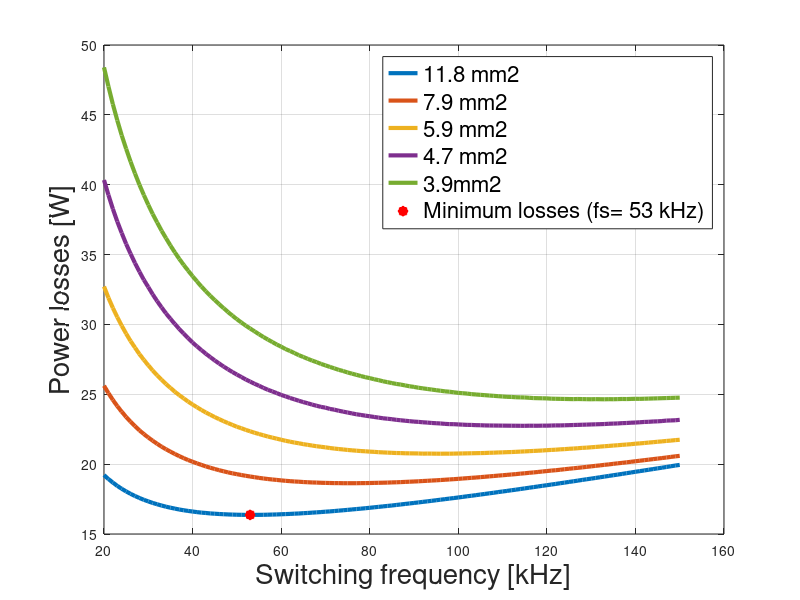

The MATLAB source for this figure:
## --------------------------
# Script used to find the optimal switching frequency.
# It takes inputted values from the inductor design algorithm. It also calculated the mosfet and diode losses.
# The average losses (inductor + mosfet + diode) for the range 20%-70% operation are plotted to find the switching combination
# of frequency and cable size in the inductor in which minimises the losses. 
# ---------------------------

%% Common constans
Vd=230*0.9;
V0=385;

D=1-(Vd/V0); %Duty cycle
I_D_avg_10=10; %average load current
I_D_avg_7=7; %average load current
I_D_avg_6=6; %average load current
I_D_avg_5=5; %average load current
I_D_avg_4=4; %average load current
I_D_avg_3=3; %average load current
I_D_avg_2=2; %average load current

total_mos_diode_losses_10=zeros(131,1);
total_s_loss_mos_di_10=zeros(131,1);

total_mos_diode_losses_7=zeros(131,1);
total_s_loss_mos_di_7=zeros(131,1);

total_mos_diode_losses_6=zeros(131,1);
total_s_loss_mos_di_6=zeros(131,1);

total_mos_diode_losses_5=zeros(131,1);
total_s_loss_mos_di_5=zeros(131,1);

total_mos_diode_losses_4=zeros(131,1);
total_s_loss_mos_di_4=zeros(131,1);

total_mos_diode_losses_3=zeros(131,1);
total_s_loss_mos_di_3=zeros(131,1);

total_mos_diode_losses_2=zeros(131,1);
total_s_loss_mos_di_2=zeros(131,1);

counter=1;

 %For 10A 
 E_sl_mosfet_sic_10=62.742+61.219;
 E_sl_diode_sic_10=-6.531+7.4021;
 
 %For 7A 
 E_sl_mosfet_sic_7=33.668+43.59;
 E_sl_diode_sic_7=-7.3708+7.7226;
 
 %For 6A 
 E_sl_mosfet_sic_6=25.42+36.48;
 E_sl_diode_sic_6=-7.3893+7.7711;
 
 %For 5A 
 E_sl_mosfet_sic_5=19.203+31.37;
 E_sl_diode_sic_5=-7.4823+7.8823;
 
 %For 4A 
 E_sl_mosfet_sic_4=14.94+27.418;
 E_sl_diode_sic_4=-7.6926+7.8167;
 
 %For 3A 
 E_sl_mosfet_sic_3=12.345+22.843;
 E_sl_diode_sic_3=-7.7165+8.0197;
 
 %For 2A 
 E_sl_mosfet_sic_2=11.48+19.36;
 E_sl_diode_sic_2=-7.88+7.9;


 frequencies=20000:1000:150000;
 
for fs=20000:1000:150000
    disp('----------------------------------------------------------')
    disp(fs)
    %switching losses P_sl_mos_diode (I= 10 Ampere)

    P_sl_mosfet_sic_10=E_sl_mosfet_sic_10*10^(-6)*fs;
    P_sl_diode_sic_10=E_sl_diode_sic_10*10^(-6)*fs; 
    
    P_sl_mosfet_sic_7=E_sl_mosfet_sic_7*10^(-6)*fs;
    P_sl_diode_sic_7=E_sl_diode_sic_7*10^(-6)*fs;
    
    P_sl_mosfet_sic_6=E_sl_mosfet_sic_6*10^(-6)*fs;
    P_sl_diode_sic_6=E_sl_diode_sic_6*10^(-6)*fs;
    
    P_sl_mosfet_sic_5=E_sl_mosfet_sic_5*10^(-6)*fs;
    P_sl_diode_sic_5=E_sl_diode_sic_5*10^(-6)*fs;
    
    P_sl_mosfet_sic_4=E_sl_mosfet_sic_4*10^(-6)*fs;
    P_sl_diode_sic_4=E_sl_diode_sic_4*10^(-6)*fs;
    
    P_sl_mosfet_sic_3=E_sl_mosfet_sic_3*10^(-6)*fs;
    P_sl_diode_sic_3=E_sl_diode_sic_3*10^(-6)*fs;
    
    P_sl_mosfet_sic_2=E_sl_mosfet_sic_2*10^(-6)*fs;
    P_sl_diode_sic_2=E_sl_diode_sic_2*10^(-6)*fs;
    

    %%Mosfet Sic
    r_mosfet_sic=0.0875673907; %Sic 
    
    %10A
    I_L_avg_10=(I_D_avg_10*0.81)/(1-D);
    I_L_rms_10=I_L_avg_10/0.9;
    I_mos_rms_10=I_L_rms_10*sqrt(1-(1-D)*(1/0.81));
    P_on_mos_sic_10=I_mos_rms_10^2*r_mosfet_sic;
    
    %7A
    I_L_avg_7=(I_D_avg_7*0.81)/(1-D);
    I_L_rms_7=I_L_avg_7/0.9;
    I_mos_rms_7=I_L_rms_7*sqrt(1-(1-D)*(1/0.81));
    P_on_mos_sic_7=I_mos_rms_7^2*r_mosfet_sic;
    
    %6A
    I_L_avg_6=(I_D_avg_6*0.81)/(1-D);
    I_L_rms_6=I_L_avg_6/0.9;
    I_mos_rms_6=I_L_rms_6*sqrt(1-(1-D)*(1/0.81));
    P_on_mos_sic_6=I_mos_rms_6^2*r_mosfet_sic;
    
    %5A
    I_L_avg_5=(I_D_avg_5*0.81)/(1-D);
    I_L_rms_5=I_L_avg_5/0.9;
    I_mos_rms_5=I_L_rms_5*sqrt(1-(1-D)*(1/0.81));
    P_on_mos_sic_5=I_mos_rms_5^2*r_mosfet_sic;
    
    %4A
    I_L_avg_4=(I_D_avg_4*0.81)/(1-D);
    I_L_rms_4=I_L_avg_4/0.9;
    I_mos_rms_4=I_L_rms_4*sqrt(1-(1-D)*(1/0.81));
    P_on_mos_sic_4=I_mos_rms_4^2*r_mosfet_sic;
    
    %3A
    I_L_avg_3=(I_D_avg_3*0.81)/(1-D);
    I_L_rms_3=I_L_avg_3/0.9;
    I_mos_rms_3=I_L_rms_3*sqrt(1-(1-D)*(1/0.81));
    P_on_mos_sic_3=I_mos_rms_3^2*r_mosfet_sic;
    
    %2A
    I_L_avg_2=(I_D_avg_2*0.81)/(1-D);
    I_L_rms_2=I_L_avg_2/0.9;
    I_mos_rms_2=I_L_rms_2*sqrt(1-(1-D)*(1/0.81));
    P_on_mos_sic_2=I_mos_rms_2^2*r_mosfet_sic;
    

    %%Diode Sic
    r_on_diode_sic=0.03585; %Si
    V_f_sic=0.8081; %Si
    
    %10A
    I_D_rms_10=I_L_rms_10*sqrt((1-D)*(1/0.81));
    P_on_diode_sic_10=V_f_sic*I_D_avg_10+r_on_diode_sic*I_D_rms_10^2;
   
    %7A
    I_D_rms_7=I_L_rms_7*sqrt((1-D)*(1/0.81));
    P_on_diode_sic_7=V_f_sic*I_D_avg_7+r_on_diode_sic*I_D_rms_7^2;
    
    %4A
    I_D_rms_4=I_L_rms_4*sqrt((1-D)*(1/0.81));
    P_on_diode_sic_4=V_f_sic*I_D_avg_4+r_on_diode_sic*I_D_rms_4^2;
   
    %2A
    I_D_rms_2=I_L_rms_2*sqrt((1-D)*(1/0.81));
    P_on_diode_sic_2=V_f_sic*I_D_avg_2+r_on_diode_sic*I_D_rms_2^2;
    
    %3A
    I_D_rms_3=I_L_rms_3*sqrt((1-D)*(1/0.81));
    P_on_diode_sic_3=V_f_sic*I_D_avg_3+r_on_diode_sic*I_D_rms_3^2;
    
    %5A
    I_D_rms_5=I_L_rms_5*sqrt((1-D)*(1/0.81));
    P_on_diode_sic_5=V_f_sic*I_D_avg_5+r_on_diode_sic*I_D_rms_5^2;
    
    %6A
    I_D_rms_6=I_L_rms_6*sqrt((1-D)*(1/0.81));
    P_on_diode_sic_6=V_f_sic*I_D_avg_6+r_on_diode_sic*I_D_rms_6^2;

    p_tot_mosfet_10=P_sl_mosfet_sic_10+P_on_mos_sic_10;
    p_tot_mosfet_7=P_sl_mosfet_sic_7+P_on_mos_sic_7;
    p_tot_mosfet_4=P_sl_mosfet_sic_4+P_on_mos_sic_4;
    p_tot_mosfet_2=P_sl_mosfet_sic_2+P_on_mos_sic_2;
    p_tot_mosfet_3=P_sl_mosfet_sic_3+P_on_mos_sic_3;
    p_tot_mosfet_5=P_sl_mosfet_sic_5+P_on_mos_sic_5;
    p_tot_mosfet_6=P_sl_mosfet_sic_6+P_on_mos_sic_6;

    p_tot_diode_10=P_sl_diode_sic_10+P_on_diode_sic_10;
    p_tot_diode_7=P_sl_diode_sic_7+P_on_diode_sic_7;
    p_tot_diode_4=P_sl_diode_sic_4+P_on_diode_sic_4;
    p_tot_diode_2=P_sl_diode_sic_2+P_on_diode_sic_2;
    p_tot_diode_3=P_sl_diode_sic_3+P_on_diode_sic_3;
    p_tot_diode_5=P_sl_diode_sic_5+P_on_diode_sic_5;
    p_tot_diode_6=P_sl_diode_sic_6+P_on_diode_sic_6;


    p_tot_sic_sic_10=p_tot_mosfet_10+p_tot_diode_10;
    p_tot_sic_sic_7=p_tot_mosfet_7+p_tot_diode_7;
    p_tot_sic_sic_4=p_tot_mosfet_4+p_tot_diode_4;
    p_tot_sic_sic_2=p_tot_mosfet_2+p_tot_diode_2;
    p_tot_sic_sic_3=p_tot_mosfet_3+p_tot_diode_3;
    p_tot_sic_sic_5=p_tot_mosfet_5+p_tot_diode_5;
    p_tot_sic_sic_6=p_tot_mosfet_6+p_tot_diode_6;
  
    
    total_s_loss_mos_di_10(counter)=P_sl_diode_sic_10+P_sl_mosfet_sic_10;
    total_mos_diode_losses_10(counter)=p_tot_sic_sic_10; 
    
    total_s_loss_mos_di_7(counter)=P_sl_diode_sic_7+P_sl_mosfet_sic_7;
    total_mos_diode_losses_7(counter)=p_tot_sic_sic_7; 
    
    total_s_loss_mos_di_4(counter)=P_sl_diode_sic_4+P_sl_mosfet_sic_4;
    total_mos_diode_losses_4(counter)=p_tot_sic_sic_4; 
    
    total_s_loss_mos_di_2(counter)=P_sl_diode_sic_2+P_sl_mosfet_sic_2;
    total_mos_diode_losses_2(counter)=p_tot_sic_sic_2; 
    
    total_s_loss_mos_di_3(counter)=P_sl_diode_sic_3+P_sl_mosfet_sic_3;
    total_mos_diode_losses_3(counter)=p_tot_sic_sic_3; 
    
    total_s_loss_mos_di_5(counter)=P_sl_diode_sic_5+P_sl_mosfet_sic_5;
    total_mos_diode_losses_5(counter)=p_tot_sic_sic_5; 
    
    total_s_loss_mos_di_6(counter)=P_sl_diode_sic_6+P_sl_mosfet_sic_6;
    total_mos_diode_losses_6(counter)=p_tot_sic_sic_6; 
    
    
    counter=counter+1; 
end

%---------------------------------------------------------------------------------------%
%Inductor losses (imported from inductor design) for 2A to 7A load current. Losses are core losses + winding losses
total_inductor_losses_Jrms2=[66.75789836097397, 64.75368933700379, 62.93542270508557, 61.22061191767614, 59.67842443968341, 58.22977428637061, 56.90691679884769, 55.6702179117663, 54.51685215469364, 53.44419805621341, 52.44983195633406, 51.49784185622926, 50.62047410584931, 49.78271192429821, 48.98359831300887, 48.2547440806856, 47.56227780393582, 46.873385506151045, 46.25165395660117, 45.66413282245215, 45.11019096186192, 44.55798665890908, 44.03856551398603, 43.582301476503176, 43.095943231005066, 42.67178113914498, 42.247982825440396, 41.854897677360896, 41.461897692962225, 41.099100578706945, 40.73614053446144, 40.402927013520625, 40.06933118334766, 39.76507793246082, 39.48990477089841, 39.184412508335015, 38.90783441199609, 38.6599439731384, 38.41117262997907, 38.16151925663688, 37.94023668520987, 37.7179570453476, 37.49468026126931, 37.29951757541749, 37.07419688197043, 36.905929100718765, 36.707505128883966, 36.53695707265535, 36.365255854032796, 36.19240270112648, 36.04728384192621, 35.87210182218363, 35.72460941907633, 35.60475379767716, 35.454857385485866, 35.3325758360261, 35.2090798819061, 35.08437068468633, 34.95845005339447, 34.83132042269696, 34.731760108092246, 34.63098938444913, 34.52900934195902, 34.42582158792728, 34.321428230448994, 34.21583186268202, 34.13783574505294, 34.0586554029223, 33.97829186982216, 33.89674658175369, 33.814021365373776, 33.730118426585406, 33.67392846644714, 33.58768681098038, 33.52919635754624, 33.46956986141013, 33.40880851112517, 33.34691379329501, 33.28388748453455, 33.21973164368295, 33.1544486042574, 33.117125091727175, 33.07873170043126, 33.01011673152037, 32.969552690113446, 32.92792202808692, 32.88522601485721, 32.8414661318515, 32.7966440673093, 32.7800995073785, 32.7331870461896, 32.68521784371453, 32.665631697957515, 32.61558228430826, 32.59398895737476, 32.57141507026685, 32.54786146773257, 32.52332914737431, 32.49781925625168, 32.47133308757297, 32.443872077472044, 32.41543780186758, 32.38603197340177, 32.38553238895964, 32.35422462808555, 32.3519152248328, 32.318711037929624, 32.31459508406039, 32.309603048147466, 32.303735444969746, 32.26678997194736, 32.259123734531464, 32.250584725386176, 32.24117386664901, 32.23089217662016, 32.219740767882676, 32.20772084546555, 32.194833705047984, 32.21166142038305, 32.19708839844902, 32.212340077478125, 32.19608484589768, 32.17896885769328, 32.191828995924624, 32.17303812440972, 32.18432801923462, 32.16386749225386, 32.17359026450467, 32.182560150184415, 32.19077757926843, 32.167033118369936];

total_inductor_losses_Jrms3=[105.12184462184109, 101.63966599104636, 98.4277754336386, 95.47321600508128, 92.7640442705066, 90.22740701869108, 87.85627430884911, 85.64406568592119, 83.58463478342085, 81.67225513635213, 79.90160713069227, 78.21115964406863, 76.5984572430014, 75.0611573040602, 73.6515564636943, 72.3117593285283, 71.03982941323432, 69.78113181531596, 68.64004270030404, 67.50981245463299, 66.49287008425375, 65.48467470384155, 64.53553063043157, 63.59411635415205, 62.7099016028288, 61.881613329984155, 61.05928091046175, 60.29126739579621, 59.52840057247455, 58.81836549894163, 58.16014635908644, 57.505672051262714, 56.854918995979034, 56.25439520390583, 55.65697076682471, 55.0626274837686, 54.5170717404221, 53.9740357644784, 53.47874977485709, 52.98547744285757, 52.494206652782474, 52.004926439440204, 51.56198769382712, 51.1205904937535, 50.724707115511194, 50.28616478476877, 49.892740191730375, 49.50044530429467, 49.152541907648825, 48.762309146119335, 48.416123814836055, 48.070712486837316, 47.72607044902193, 47.424688837191475, 47.081417824036905, 46.78111361744918, 46.4812772351908, 46.1819054325122, 45.924834041851305, 45.62625087500443, 45.36972306228084, 45.11340917795282, 44.85730678702171, 44.60141383753046, 44.34572864843916, 44.13132776787967, 43.8759438774287, 43.661646004136486, 43.44735449340238, 43.2330678566426, 43.01878489267835, 42.80450467935641, 42.63069874510206, 42.4163338483393, 42.242290375137586, 42.02783824155737, 41.85355368575308, 41.679115445534904, 41.50452282105741, 41.32977531837875, 41.15487264399615, 41.01967832973232, 40.844397999344466, 40.708716868748496, 40.533057992452505, 40.3968879413861, 40.26045145198866, 40.12374801727154, 39.986777279608354, 39.84953902713846, 39.71203319027198, 39.57425983829253, 39.43621917605369, 39.297911540765796, 39.19860143745646, 39.059713920304056, 38.95975563699251, 38.82028916147728, 38.71968224693718, 38.618739638853995, 38.51746110669777, 38.41584651949261, 38.2748664111936, 38.172604439281045, 38.10898656677525, 38.00602836725549, 37.90273487840501, 37.79910652365732, 37.69514381215569, 37.629721012620365, 37.525063591751945, 37.458917741042704, 37.35356682059958, 37.286697737158974, 37.180655126506494, 37.113063198972156, 37.04510843502269, 36.93801744860148, 36.8693410285084, 36.80030204554328, 36.730900581852005, 36.66113677829112, 36.591010833345074, 36.52052300206682, 36.449673595041205, 36.37846297737046, 36.30689156768107, 36.23495983715142, 36.20137255248589, 36.12871306766396, 36.055694564983];

total_inductor_losses_Jrms4=[147.74274200027446, 142.5860763871462, 137.9415896784576, 133.6858694033643, 129.705459356947, 125.98827469567581, 122.52299497604496, 119.38869063812896, 116.30652977620917, 113.53629032644123, 110.89425771758053, 108.37617692519824, 105.97798439402152, 103.77775391440733, 101.68768591298293, 99.70440557544086, 97.74577303302249, 95.96752339300235, 94.28688352249354, 92.6248306864737, 91.05667770562157, 89.57986673901716, 88.11804317438576, 86.74429234592681, 85.45636191144939, 84.18027414760921, 82.9871505951865, 81.80442636540249, 80.70201416072415, 79.60866869627901, 78.52433943445385, 77.58553176924576, 76.58568113937676, 75.66084156074385, 74.74268051286961, 73.89745950252242, 73.05789487587737, 72.22395822539043, 71.46058642398228, 70.70191806433851, 69.94793040103733, 69.19860161765763, 68.5172549318445, 67.839738952782, 67.2286716543253, 66.55839242742087, 65.95382280079404, 65.35231338681105, 64.75385082719265, 64.21939013588225, 63.687324976895056, 63.097264399283205, 62.570251905358276, 62.045603845200844, 61.58281118765402, 61.062571570121904, 60.60362286656252, 60.1464571521888, 59.691067181264565, 59.29567423155139, 58.843561270582576, 58.45096240952539, 58.00210194447516, 57.612274040081, 57.2237156457967, 56.836421858062096, 56.45038804774909, 56.12207068319603, 55.73832768896551, 55.41189829509761, 55.08631781136608, 54.7615825970616, 54.38215945281385, 54.11463446715683, 53.79241530561117, 53.471028910197816, 53.15047264145122, 52.88541538536973, 52.56633254168661, 52.30242243443764, 52.039011309330355, 51.77609690471369, 51.51367710601937, 51.25174994201235, 50.99031358115343, 50.72936632806923, 50.46890662012543, 50.26217685108053, 50.002544275523604, 49.796388790468605, 49.53757779526346, 49.331990679782486, 49.0739966295271, 48.868972841529306, 48.66417536622717, 48.45960303021163, 48.255254754256, 48.0511295511974, 47.847226523873545, 47.64354486311353, 47.49185548600878, 47.2885054343739, 47.085374592877315, 46.93394395271733, 46.73114041996125, 46.57985404708295, 46.37737555419079, 46.226230512754505, 46.07511869632259, 45.873069263099254, 45.722095145882726, 45.57115236700929, 45.420240340119605, 45.26935853682928, 45.1185064855961, 44.96768377061331, 44.81689003072814, 44.66612495838456, 44.51538829858984, 44.36467984790393, 44.26414765221377, 44.11341899240618, 43.96271797343462, 43.86200130341959, 43.711278606288104, 43.6104238822225, 43.45967880675757, 43.358684517908, 43.20791670475917, 43.106781662952805, 42.95599108146886];

total_inductor_losses_Jrms5=[193.45595341262327, 186.751492207073, 180.47393304727086, 174.73636562072073, 169.51171586014064, 164.51871892666202, 160.00038922678706, 155.687653516147, 151.6946389708657, 147.8886330343865, 144.4985440354397, 141.0434914982572, 137.87101747777348, 134.85787140006897, 131.99883123950048, 129.39855955941678, 126.83167082564346, 124.4047994874749, 122.11370651325214, 119.84998482117865, 117.71658859401602, 115.70975786521423, 113.82595162323832, 111.961906752087, 110.21638050828145, 108.48832871717899, 106.87460177774501, 105.27623294232058, 103.78829605123201, 102.31376387320904, 100.94606126142409, 99.58996595180702, 98.24541746750901, 97.00352535801119, 95.77154022071139, 94.63917518949313, 93.42612988440473, 92.31121449395792, 91.29238058478398, 90.28056138901171, 89.18918931046835, 88.27783924906959, 87.28687426829553, 86.3875766736283, 85.4939924921282, 84.60609747481408, 83.8070649152593, 82.9299353009763, 82.14059483761127, 81.35582798737501, 80.73817667752446, 79.880712309557, 79.26981320594052, 78.50171912107703, 77.81760228649236, 77.13705393929209, 76.46006101883984, 75.78661081226204, 75.1945320667232, 74.60517895162072, 74.01854156990967, 73.43461030750238, 72.8533758241253, 72.27482904451882, 71.77464618363754, 71.27645369711163, 70.70518590154428, 70.21126579859424, 69.71931507201587, 69.2293272490063, 68.74129605398207, 68.32871347481716, 67.84426630167, 67.43468699743696, 66.953802100671, 66.54720593898126, 66.14196534183544, 65.66623103960887, 65.2639459449655, 64.93433380985611, 64.53447304656245, 64.13594732616711, 63.738752946001576, 63.413241250160496, 63.0184423934125, 62.694858575909294, 62.302442391097635, 61.98077439499459, 61.65995790653436, 61.33999026955027, 61.02086892314637, 60.702591399448096, 60.38515532141557, 60.068558400716725, 59.75279843565824, 59.43787330917203, 59.19142832696603, 58.87796276482004, 58.565326192948234, 58.32060338879154, 58.00941538305311, 57.7657810153576, 57.5226120548805, 57.21348259520591, 56.97139256700665, 56.72976341183115, 56.488593720650286, 56.247882141976326, 56.00762738068681, 55.76782819687658, 55.52848340473728, 55.28959187146322, 55.05115251618291, 54.813164308915205, 54.640366032994706, 54.40312367736891, 54.16632959945855, 53.9943129542048, 53.75825915948718, 53.586724584709984, 53.351407742235764, 53.18035168976022, 53.00948211595144, 52.77518804077124, 52.604792148371914, 52.37122803572905, 52.20130304274463, 52.09470581142998, 51.86200036598356, 51.629734915785875, 51.52342291267824];

total_inductor_losses_Jrms6=[241.8473972112056, 233.35881564720694, 225.42535135265302, 218.19442679331365, 211.45945777169652, 205.364980420463, 199.55167071176197, 194.17039532069538, 189.04403810673966, 184.31926384289645, 179.8261795363677, 175.55664484701546, 171.65173144701134, 167.80419671509398, 164.30276747793414, 160.84950456950378, 157.58479187127008, 154.5026208004281, 151.59730657500373, 148.86348016428605, 146.1619870947601, 143.625112413418, 141.11705552652256, 138.76720423102208, 136.57114363511872, 134.3977533419731, 132.37257233602293, 130.36725314286576, 128.38168569675588, 126.53782364635072, 124.71113954536037, 123.02140801035718, 121.34649115254747, 119.80415455162012, 118.27447126239075, 116.75738026610367, 115.25282146879877, 113.87480055800316, 112.50736146535147, 111.150456270636, 109.91555169285144, 108.57870356200743, 107.47203188405686, 106.26334166525643, 105.06331556393502, 103.97955681201233, 102.90289915681434, 101.83331411192316, 100.87636649484756, 99.82014002261562, 98.87516739063057, 97.9358342228942, 97.00211935637077, 96.07400198894373, 95.25330053928413, 94.33569681993211, 93.5243037502594, 92.71726696463307, 91.91457125183445, 91.11620167270398, 90.42071263319721, 89.63041061232141, 88.94195231004846, 88.15966552504989, 87.47819050138796, 86.79995695854481, 86.12495453586368, 85.54840319150998, 84.87936925881405, 84.21353732366072, 83.64481034167876, 82.9848925765004, 82.42121046091417, 81.85984432984708, 81.30078724028864, 80.74403238961287, 80.18957311171687, 79.6374028732833, 79.17831608250582, 78.63031833274312, 78.0845913220661, 77.63084106765467, 77.1786486343237, 76.63892900028756, 76.19015401410006, 75.74292324142277, 75.29723245167008, 74.85307750647473, 74.41045435743922, 73.96935904395171, 73.52978769106316, 73.09173650742363, 72.74145646574776, 72.30612218003219, 71.95799576002379, 71.61081974029163, 71.17938066168418, 70.7494415632327, 70.40558738197689, 70.06267280292593, 69.72069536202771, 69.2957932925034, 68.95592561588369, 68.61698788617348, 68.27897786912807, 67.94189338446583, 67.6057323047349, 67.3528982117186, 67.0183359760204, 66.6846912059333, 66.35196197300029, 66.10165274074919, 65.77050767505095, 65.44027277385223, 65.1917959677017, 64.86313522042695, 64.61581427400299, 64.36898205690353, 64.04255066058242, 63.79686584780897, 63.55166576253568, 63.227451106125386, 62.98339062571354, 62.73981118347178, 62.49671162296488, 62.254090819111205, 62.0119476776238, 61.77028113446333, 61.52909015530241, 61.28837373500107, 61.048130897093046];

%---------------------------------------------------------------------------------------%
%Total MOSFET, DIODE and INDUCTOR losses
total_losses_inductor_mos_di=total_inductor_losses_Jrms2./6....
    +((total_mos_diode_losses_7+total_mos_diode_losses_4+total_mos_diode_losses_2+...
    total_mos_diode_losses_3+total_mos_diode_losses_5+total_mos_diode_losses_6)./6)';
%---------------------------------------------------------------------------------------%
figure(1)
plot(frequencies/1000,total_losses_inductor_mos_di,'LineWidth',3)
[Min,I]=min(total_losses_inductor_mos_di);
hold on
disp(Min)
disp(frequencies(I))

total_losses_inductor_mos_di=total_inductor_losses_Jrms3./6....
    +((total_mos_diode_losses_7+total_mos_diode_losses_4+total_mos_diode_losses_2+...
    total_mos_diode_losses_3+total_mos_diode_losses_5+total_mos_diode_losses_6)./6)';

%figure(2)
plot(frequencies/1000,total_losses_inductor_mos_di,'LineWidth',3)
disp(Min)
disp(frequencies(I))

total_losses_inductor_mos_di=total_inductor_losses_Jrms4./6....
    +((total_mos_diode_losses_7+total_mos_diode_losses_4+total_mos_diode_losses_2+...
    total_mos_diode_losses_3+total_mos_diode_losses_5+total_mos_diode_losses_6)./6)';

%figure(3)
plot(frequencies/1000,total_losses_inductor_mos_di,'LineWidth',3)
disp(Min)
disp(frequencies(I))

total_losses_inductor_mos_di=total_inductor_losses_Jrms5./6....
    +((total_mos_diode_losses_7+total_mos_diode_losses_4+total_mos_diode_losses_2+...
    total_mos_diode_losses_3+total_mos_diode_losses_5+total_mos_diode_losses_6)./6)';

%figure(4)
plot(frequencies/1000,total_losses_inductor_mos_di,'LineWidth',3)
disp(Min)
disp(frequencies(I))

total_losses_inductor_mos_di=total_inductor_losses_Jrms6./6....
    +((total_mos_diode_losses_7+total_mos_diode_losses_4+total_mos_diode_losses_2+...
    total_mos_diode_losses_3+total_mos_diode_losses_5+total_mos_diode_losses_6)./6)';

%figure(5)
plot(frequencies/1000,total_losses_inductor_mos_di,'LineWidth',3)
plot(frequencies(I)/1000, Min,'r*','LineWidth',5)
grid on
xlabel('Switching frequency [kHz]','FontSize',20)
ylabel('Power losses [W]','FontSize',20)
legend({'11.8 mm2','7.9 mm2','5.9 mm2','4.7 mm2','3.9mm2', 'Minimum losses (fs= 53 kHz)'},'FontSize',16)
disp(Min)
disp(frequencies(I))
